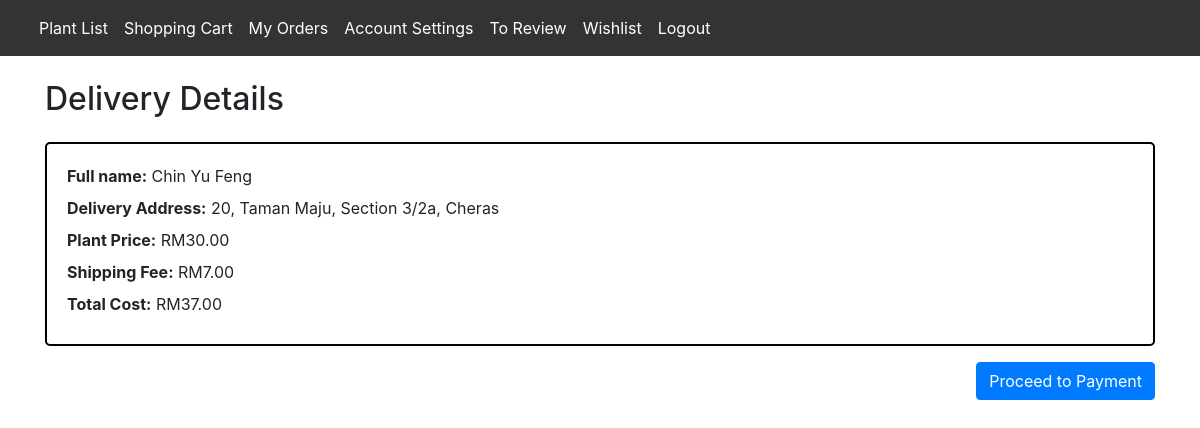
The app's page /delivery_details/ (signed in) with its own data.
### app/models.py (models this page shows, shortened)
class Customer(models.Model):
    user = models.OneToOneField(User, on_delete=models.CASCADE, primary_key=True, related_name='customer_profile')
    customer_name = models.CharField(max_length=80, default='Unknown')
    customer_address = models.CharField(max_length=200)
    customer_state = models.CharField(max_length=30)
    customer_ic = models.CharField(max_length=30, unique=True)
    customer_phone_number = models.BigIntegerField()

### app/views.py (the view)
# urls.py: path('delivery_details/', views.delivery_details, name='delivery_details'),
@login_required
def delivery_details(request):
    customer = request.user.customer_profile
    if customer.customer_state in ['Sabah', 'Sarawak']:
        shipping_fee = Decimal('12.00')
    else:
        shipping_fee = Decimal('7.00')
    cart = ShoppingCart.objects.get(customer=customer)
    items = CartItem.objects.filter(cart=cart)
    plant_price = sum(item.plant.plant_price * item.cart_plant_quantity for item in items)
    total_price = plant_price + shipping_fee
    if request.method == 'POST':
        return redirect('make_payment')
    context = {
        'customer_name': customer.customer_name,
        'delivery_address': customer.customer_address,
        'plant_price': plant_price,
        'shipping_fee': shipping_fee,
        'total_price': total_price,
    }
    return render(request, 'delivery_details.html', context)

### app/templates/delivery_details.html (shortened to what this page needs)
<!DOCTYPE html>
<html lang="en">
<head>
    <link href="https://stackpath.bootstrapcdn.com/bootstrap/4.5.2/css/bootstrap.min.css" rel="stylesheet">
</head>
</head>
<body>
<nav class="navbar navbar-expand-md navbar-dark" style="background-color: #333333;">
    <div class="container-fluid">
        <div class="collapse navbar-collapse" id="navbarNav">
            <ul class="navbar-nav">
                <li class="nav-item deliveryman-section">
                    <a class="nav-link active" href="{% url 'plant_list' %}">Plant List</a>
                </li>
                <li class="nav-item">
                    <a class="nav-link active" aria-current="page" href="{% url 'view_cart' %}">Shopping Cart</a>
                </li>
                <li class="nav-item">
                    <a class="nav-link active" aria-current="page" href="{% url 'my_orders' %}">My Orders</a>
                </li>
                <li class="nav-item">
                    <a class="nav-link active" aria-current="page" href="{% url 'account_settings' %}">Account
                        Settings</a>
                </li>
                <li class="nav-item">
                    <a class="nav-link active" aria-current="page" href="{% url 'to_review' %}">To Review</a>
                </li>
                <li class="nav-item">
                    <a class="nav-link active" aria-current="page" href="{% url 'view_wishlist' %}">Wishlist</a>
                </li>
                <li class="nav-item">
                    <a class="nav-link active" aria-current="page" href="{% url 'logout' %}">Logout</a>
                </li>
            </ul>
        </div>
    </div>
</nav>
    <div class="container mt-4">
        <h2 class="mb-4">Delivery Details</h2>
        <form method="post" action="{% url 'delivery_details' %}">
            <div class="delivery-info-container">
                <div>
                    <label><strong>Full name:</strong></label> {{ customer_name }}
                </div>
                <div>
                    <label><strong>Delivery Address:</strong></label> {{ delivery_address }}
                </div>
                <div>
                    <label><strong>Plant Price:</strong></label> RM{{ plant_price }}
                </div>
                <div>
                    <label><strong>Shipping Fee:</strong></label> RM{{ shipping_fee }}
                </div>
                <div>
                    <label><strong>Total Cost:</strong></label> RM{{ total_price }}
                </div>
            </div>
            <button type="submit" class="btn btn-primary mt-3 float-right">Proceed to Payment</button>
    </div>
</body>
</html>

### app/templates/delivery_details.html (style rules this page uses)
.delivery-info-container { border: 2px solid #000; padding: 20px; border-radius: 5px; }

### records on screen
Customer: customer_name "Chin Yu Feng", customer_address "20, Taman Maju, Section 3/2a, Cheras"

### other values on screen
{{ plant_price }} "30.00"
{{ shipping_fee }} "7.00"
{{ total_price }} "37.00"
